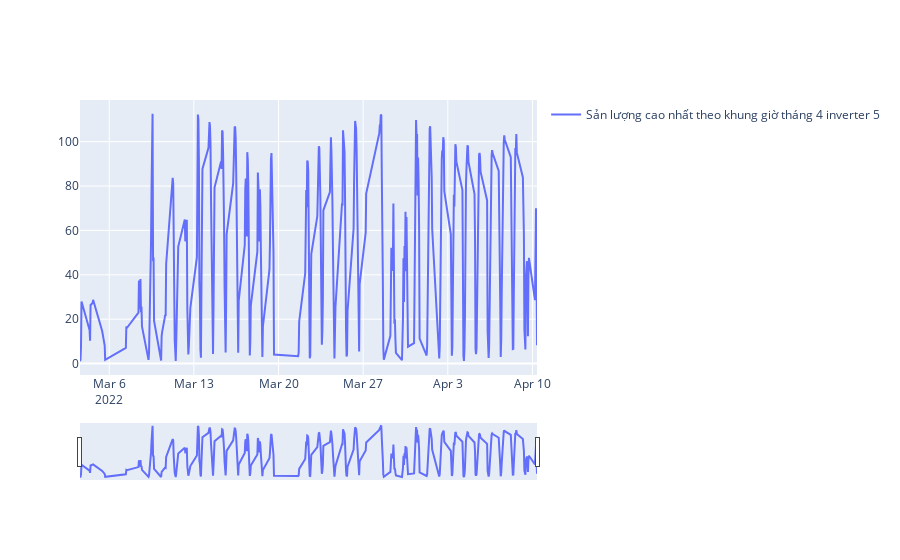

The cell this chart's notebook holds for it:
### Markdown cell above
Sản lượng điện lớn nhất

### Code cell
fig = go.Figure()
fig.add_trace(go.Scatter(
    x=df5_2.time,
    y=df5_2[df5_2['month']==4]['Total input power(kW)'],
    name="Sản lượng cao nhất theo khung giờ tháng 4 inverter 5 "))
fig . update_traces (
    showlegend = True 
    )
fig.update_xaxes(
    rangeslider_visible=True,
)
fig.show()

### Figure 1 — Plotly figure (JSON) as saved in the notebook; plotly's stock layout.template omitted (floating-point values rounded to 4 significant figures; data arrays with more than 128 entries replaced by an {"elided": "..."} marker saying what was removed)
{"data": [{"name": "Sản lượng cao nhất theo khung giờ tháng 4 inverter 5 ", "showlegend": true, "type": "scatter", "x": {"elided": "2138 str values"}, "y": {"elided": "383 float values"}}], "layout": {"xaxis": {"rangeslider": {"visible": true}}}}
